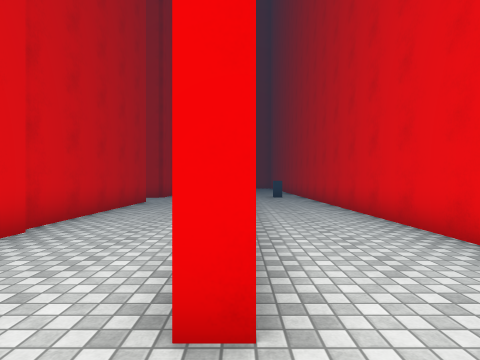
view 1 (above)

24 first-person views from a walk through a scene from a Unity 3-D project. The camera is 1.3 m above the floor, looks level and sees 80° across. Doors are open. The floor is counted in squares, 1.66 m on a side. Each view is taken from the middle of a square. On the plan, view 1 faces up. The plan holds only what a view shows up to about 10 squares ahead; the rest is blank. The place goes on beyond the plan. The player is left out. Surface patterns are stand-ins for the level's own textures.

view 2
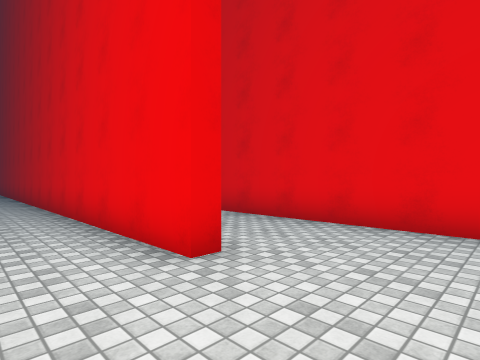

view 3
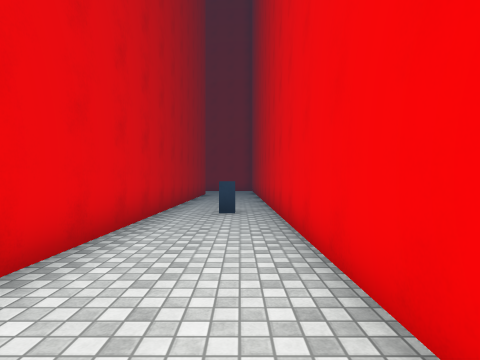

view 4
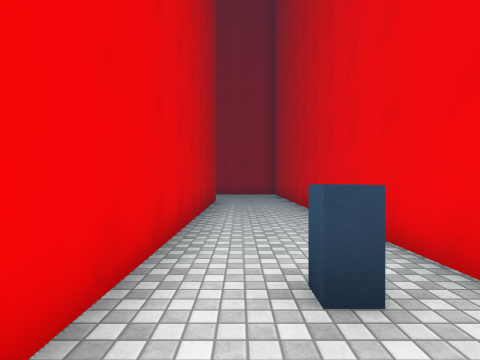

view 5
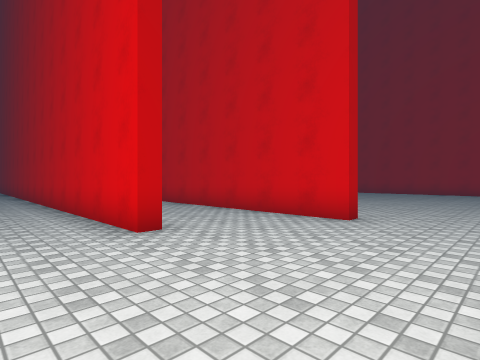

view 6
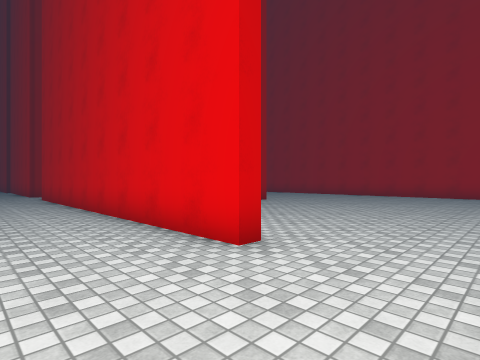

view 7
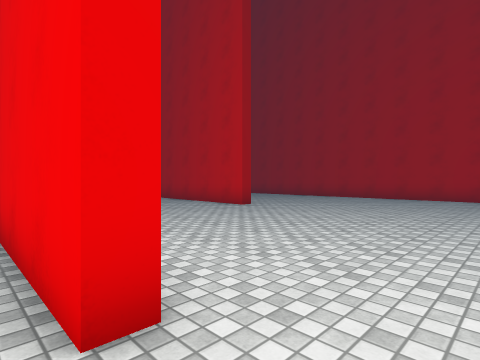

view 8
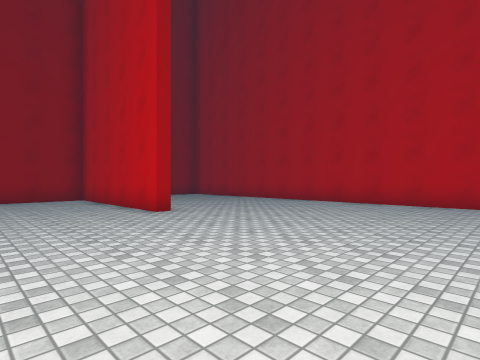

view 9
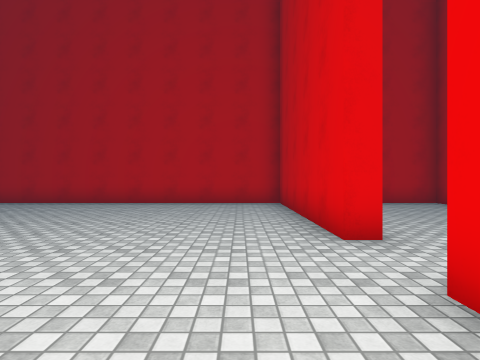

view 10
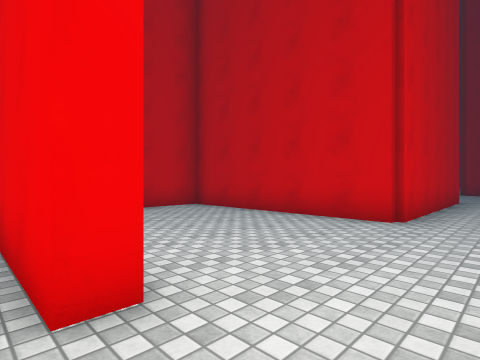

view 11
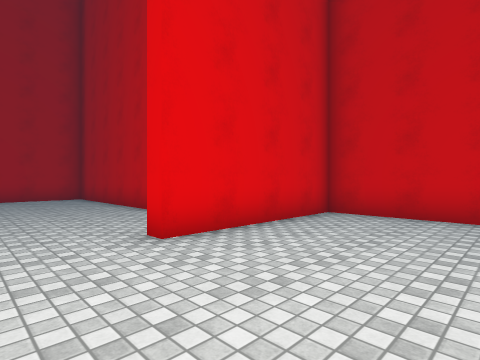

view 12
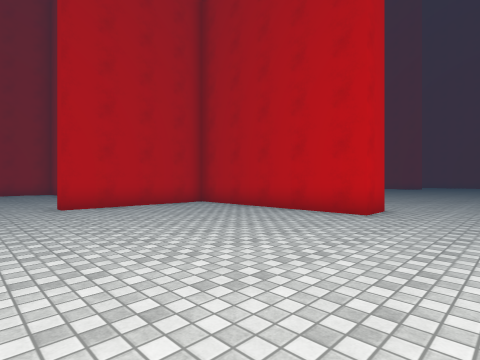

view 13
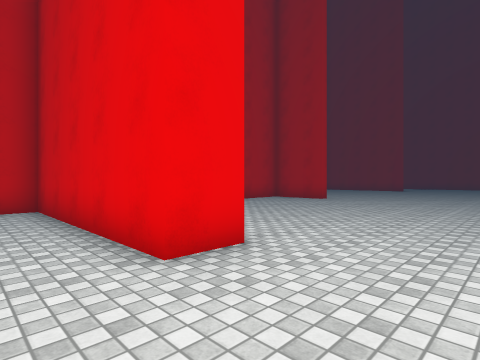

view 14
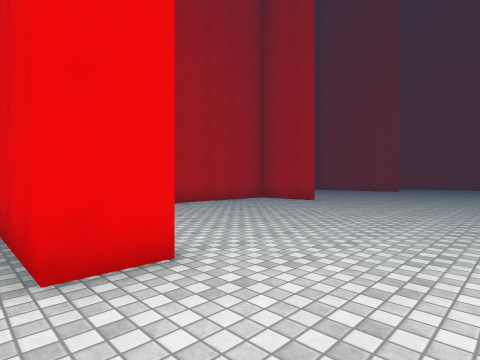

view 15
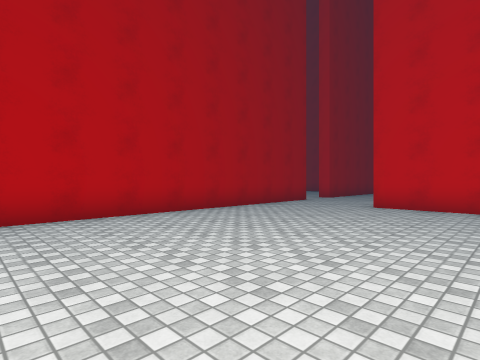

view 16
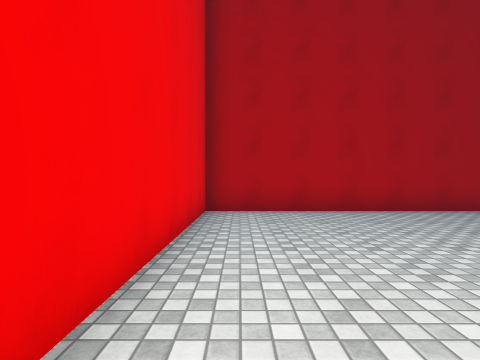

view 17
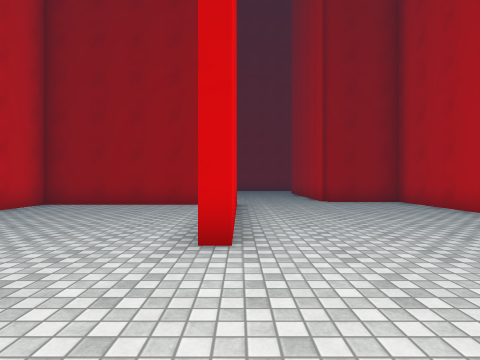

view 18
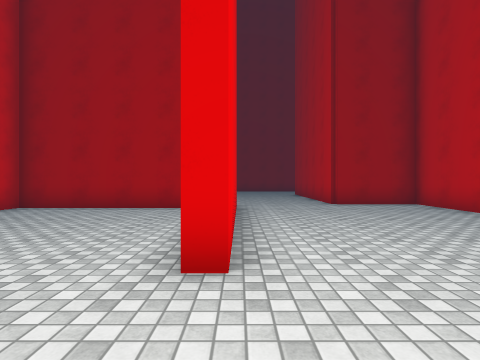

view 19
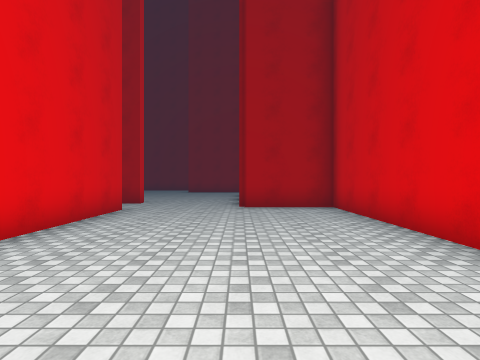

view 20
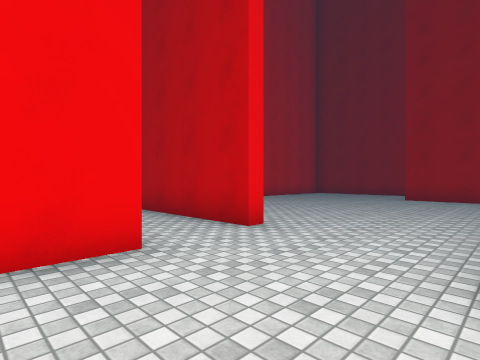

view 21
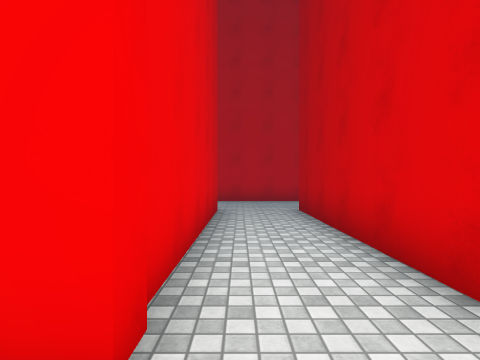

view 22
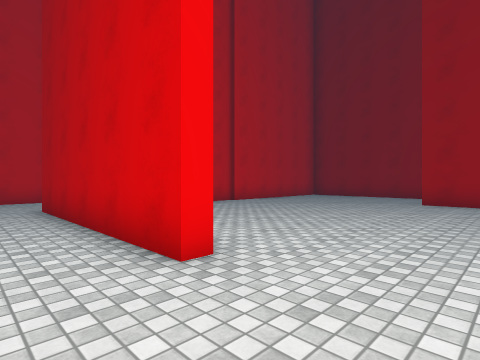

view 23
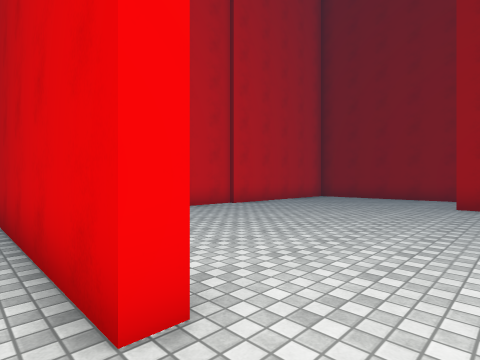

view 24
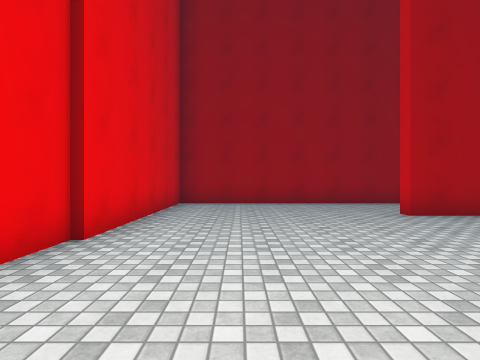

### Floor plan
Points are (right, up) in squares from view 1. A wall is a line through its corners. A room is listed if a view was taken in it or the views show most of it. See-through windows are left out.
Room 1 (views 1, 2, 3, 4, 5, 6, 7, 8, 9, 10, 17, 18, 19, 20)
walls: (-3.6, 12.6) (-9.9, 12.6) (-9.9, 18.6) (-9.5, 18.6) (-9.5, 14.4); (-8.7, 13) (-3.8, 13) (-3.8, 14.6); (-3.4, 10) (-3.4, 4.5); (-9.7, 10.5) (-3.5, 10.5); (-0.4, 21.9) (0.1, 21.9) (0.1, 8.2); (-3.9, 23.6) (-3.4, 23.6) (-3.4, 14.4); (-3.2, 4.4) (-3.2, 3.8); (-9.7, 26.9) (-9.7, 26.4) (-15.7, 26.4) (-15.7, 11.8) (-13, 11.8); (0.1, 1.4) (-0.3, 1.4) (-0.3, 11.4); (2.9, -0.6) (2.9, 21)
ways out: opening at (-10.5, 12.2) to room 3; opening at (-8.5, 27) to room 4
objects: other object (2, 13)
Room 2 (views 11, 12, 13, 14, 15, 16)
walls: (-0.5, 35.6) (-0.5, 34.5) (-6.4, 34.5) (-6.4, 29.9) (-6.9, 29.9); (-6.4, 39.8) (-6.4, 39.2); (-6, 26.8) (2.9, 26.8) (2.9, 33)
ways out: opening at (-7, 28.5) to room 4
Room 3 (views 21, 22, 23, 24)
walls: (-13, 11.8) (-13, 11); (-9.7, 10) (-9.7, 10.5); (-9.5, 37.8) (-9.5, 31.6); (-12, 1.8) (-9.7, 1.8) (-9.7, 1.2); (-3.8, 4.2) (-3.8, 6); (-11.4, -1.6) (-4, -1.6) (-4, 4.4)
ways out: opening at (-10.5, 12.2) to room 1; opening at (-8.5, 30.5) to room 4
Room 4 (no view inside)
walls: (-9.5, 31.6) (-15.7, 31.6) (-15.7, 29)
ways out: opening at (-8.5, 27) to room 1; opening at (-7, 28.5) to room 2; opening at (-8.5, 30.5) to room 3

Where each view was taken, in squares from view 1:
view 1: 0 up, 0 right, facing up
view 2: 1 down, 2 left, facing up-right
view 3: 6 up, 2 right, facing up
view 4: 11 up, 1 right, facing up
view 5: 26 up, 2 right, facing down-left
view 6: 26 up, 1 left, facing down-left
view 7: 25 up, 3 left, facing down-left
view 8: 25 up, 6 left, facing down-left
view 9: 25 up, 6 left, facing left
view 10: 26 up, 8 left, facing up-left
view 11: 28 up, 3 left, facing up-left
view 12: 28 up, 2 right, facing up-left
view 13: 33 up, 2 right, facing up-left
view 14: 34 up, 2 right, facing up-left
view 15: 33 up, 2 right, facing down-left
view 16: 34 up, 2 right, facing down
view 17: 22 up, 10 left, facing down
view 18: 21 up, 10 left, facing down
view 19: 20 up, 13 left, facing down
view 20: 14 up, 13 left, facing down-right
view 21: 12 up, 11 left, facing right
view 22: 12 up, 12 left, facing down-right
view 23: 11 up, 11 left, facing down-right
view 24: 8 up, 6 left, facing down
